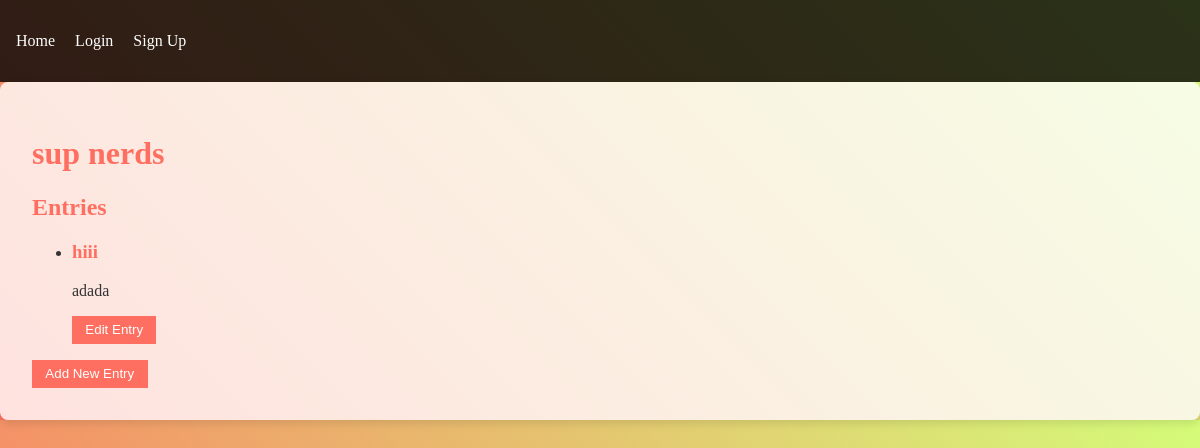
/blog/5, run on an earlier commit of the app's database.
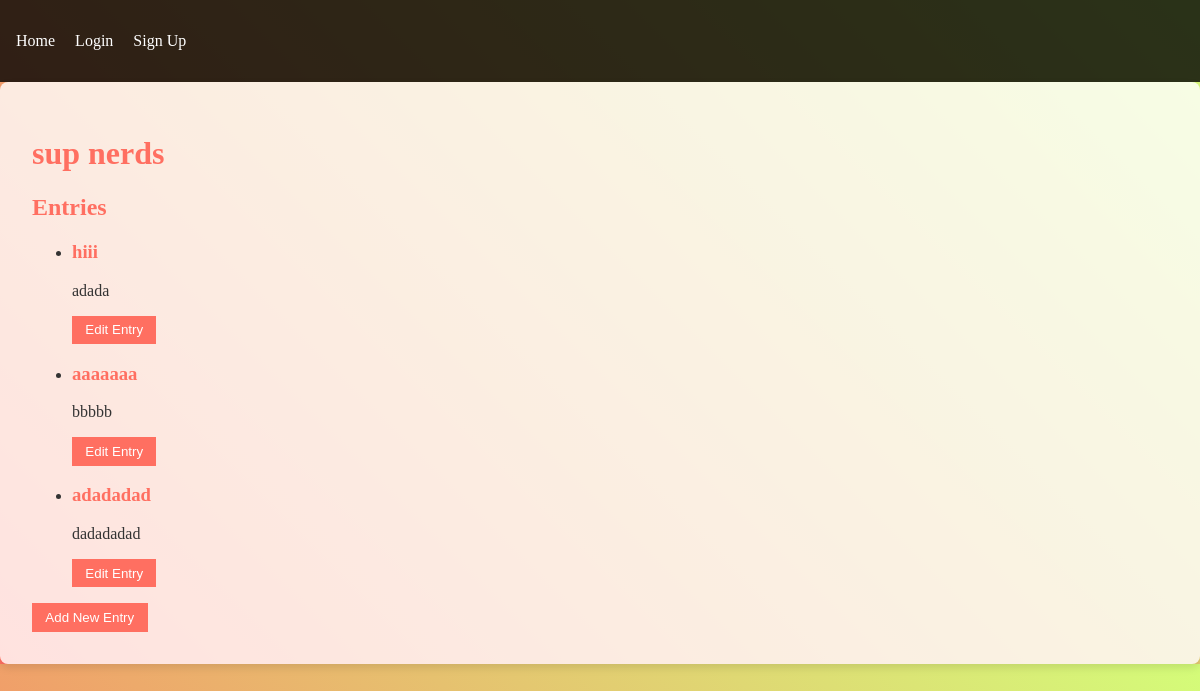
And on a later commit of the database.
### tables this page shows
CREATE TABLE entries (
        id INTEGER PRIMARY KEY AUTOINCREMENT,
        title TEXT NOT NULL,
        content TEXT NOT NULL,
        blog_id INTEGER,
        FOREIGN KEY (blog_id) REFERENCES blogs (id)
    );

### blog.py (the view)
@blog.route('/blog/<int:blog_id>')
def blog_view(blog_id):
    blog_item = query_db(
        'SELECT blogs.*, users.name AS username FROM blogs JOIN users ON blogs.user_id = users.id WHERE blogs.id = ?',
        [blog_id],
        one=True
    )
    entries = query_db('SELECT * FROM entries WHERE blog_id = ?', [blog_id])
    return render_template('blog_view.html', blog=blog_item, entries=entries)

### database.py (called while the page is built)
def query_db(query, args=(), one=False):
    conn = sqlite3.connect('db.sqlite3')
    conn.row_factory = sqlite3.Row
    cursor = conn.cursor()
    cursor.execute(query, args)
    rv = cursor.fetchall()
    conn.close()
    return (rv[0] if rv else None) if one else rv

### templates/blog_view.html
{% extends "base.html" %}
{% block content %}
<h1>{{ blog.title }}</h1>
<h2>Entries</h2>
<ul>
  {% for entry in entries %}
  <li>
    <h3>{{ entry.title }}</h3>
    <p>{{ entry.content }}</p>
    <button onclick="location.href='{{ url_for('blog.edit_entry', blog_id=blog.id, entry_id=entry.id) }}'">
      Edit Entry
    </button>
  </li>
  {% endfor %}
</ul>
<button onclick="location.href='{{ url_for('blog.new_entry', blog_id=blog.id) }}'">
  Add New Entry
</button>
{% endblock %}

What changed in the data, as far as the page shows it:
added entries: title "aaaaaaa", content "bbbbb"
added entries: title "adadadad", content "dadadadad"
